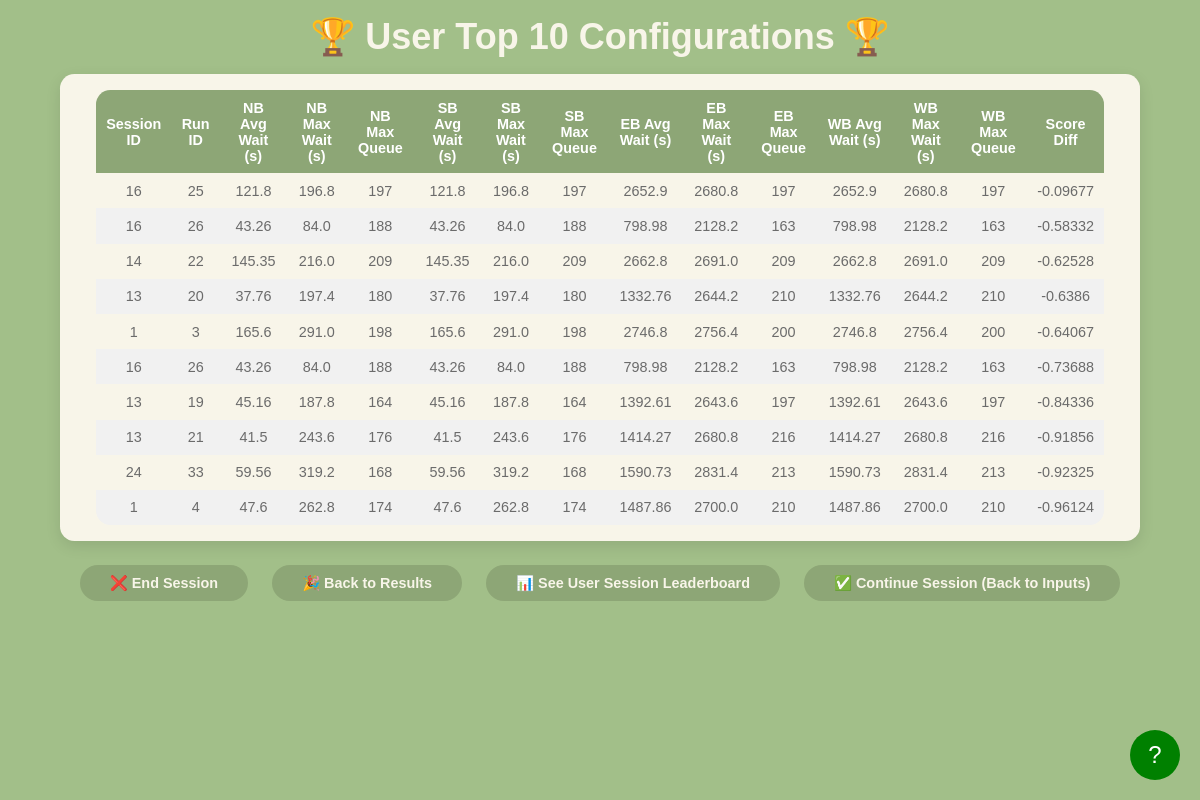
/leaderboards, run on an earlier commit of the app's database.
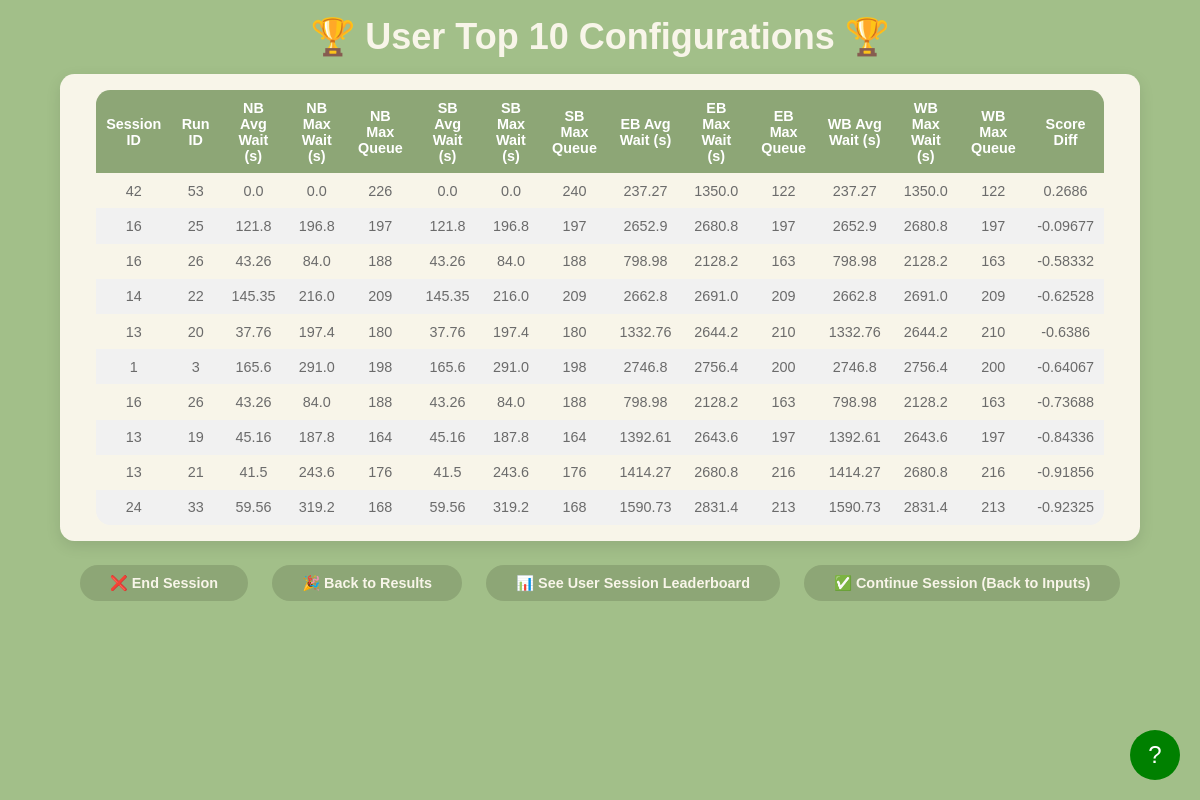
And on a later commit of the database.
### models.py (models this page shows, shortened)
class LeaderboardResult(db.Model):
    __tablename__ = 'leaderboard_results'
    id = db.Column(db.Integer, primary_key=True, autoincrement=True)
    run_id = db.Column(db.Integer, db.ForeignKey('configurations.run_id'), nullable=False)
    session_id = db.Column(db.Integer, db.ForeignKey('sessions.id'), nullable=False)
    avg_wait_time_north = db.Column(db.Float, nullable=False)
    max_wait_time_north = db.Column(db.Float, nullable=False)
    max_queue_length_north = db.Column(db.Integer, nullable=False)
    avg_wait_time_south = db.Column(db.Float, nullable=False)
    max_wait_time_south = db.Column(db.Float, nullable=False)
    max_queue_length_south = db.Column(db.Integer, nullable=False)
    avg_wait_time_east = db.Column(db.Float, nullable=False)
    max_wait_time_east = db.Column(db.Float, nullable=False)
    max_queue_length_east = db.Column(db.Integer, nullable=False)
    avg_wait_time_west = db.Column(db.Float, nullable=False)
    max_wait_time_west = db.Column(db.Float, nullable=False)
    max_queue_length_west = db.Column(db.Integer, nullable=False)

### app.py (the view)
@app.route('/leaderboards')
def leaderboards():
    results = get_all_time_best_configurations()
    print(results)
    return render_template('leaderboards.html', results=results)

### templates/leaderboards.html (shortened to what this page needs)
<!DOCTYPE html>
<html lang="en">
<head>
</head>
<body>
    <div class="header">
        <h1>🏆 User Top 10 Configurations 🏆</h1>
    </div>
    <div class="leaderboard-container">
        <table>
            <thead>
                <tr>
                    <th>Session ID</th>
                    <th>Run ID</th>
                    <th>NB Avg Wait (s)</th>
                    <th>NB Max Wait (s)</th>
                    <th>NB Max Queue</th>
                    <th>SB Avg Wait (s)</th>
                    <th>SB Max Wait (s)</th>
                    <th>SB Max Queue</th>
                    <th>EB Avg Wait (s)</th>
                    <th>EB Max Wait (s)</th>
                    <th>EB Max Queue</th>
                    <th>WB Avg Wait (s)</th>
                    <th>WB Max Wait (s)</th>
                    <th>WB Max Queue</th>
                    <th>Score Diff</th>
                </tr>
            </thead>
            <tbody>
                {% for result in results %}
                    <tr onclick="handleRowClick('{{ result.run_id }}', '{{ result.session_id }}')">
                        <td>{{ result.session_id }}</td>
                        <td>{{ result.run_id }}</td>
                        <td>{{ result.avg_wait_time_north|round(2) }}</td>
                        <td>{{ result.max_wait_time_north|round(2) }}</td>
                        <td>{{ result.max_queue_length_north }}</td>
                        <td>{{ result.avg_wait_time_south|round(2) }}</td>
                        <td>{{ result.max_wait_time_south|round(2) }}</td>
                        <td>{{ result.max_queue_length_south }}</td>
                        <td>{{ result.avg_wait_time_east|round(2) }}</td>
                        <td>{{ result.max_wait_time_east|round(2) }}</td>
                        <td>{{ result.max_queue_length_east }}</td>
                        <td>{{ result.avg_wait_time_west|round(2) }}</td>
                        <td>{{ result.max_wait_time_west|round(2) }}</td>
                        <td>{{ result.max_queue_length_west }}</td>
                        <td>{{ result.score_difference|round(5) }}</td>
                    </tr>
                {% endfor %}
            </tbody>
        </table>
    </div>
    <div class="nav-container">
        <a class="nav-button" id="endBtn" href="/index">❌ End Session</a>
        <a class="nav-button" id="results" href="/back_to_results">🎉 Back to Results</a>
        <a class="nav-button" href="/session_leaderboard">📊 See User Session Leaderboard</a>
        <a class="nav-button" id="backBtn" href="/parameters">✅ Continue Session (Back to Inputs)</a>
    </div>
    <div id="tutorial-button">?</div>
</body>
</html>

What changed in the data, as far as the page shows it:
no longer on this page (row unchanged): LeaderboardResult: session_id "1", run_id "4", avg_wait_time_north "47.6", max_wait_time_north "262.8", max_queue_length_north "174", avg_wait_time_south "47.6", max_wait_time_south "262.8", max_queue_length_south "174", avg_wait_time_east "1487.86", max_wait_time_east "2700.0", max_queue_length_east "210", avg_wait_time_west "1487.86", max_wait_time_west "2700.0", max_queue_length_west "210", score_difference "-0.96124"
added LeaderboardResult: session_id "42", run_id "53", avg_wait_time_north "0.0", max_wait_time_north "0.0", max_queue_length_north "226", avg_wait_time_south "0.0", max_wait_time_south "0.0", max_queue_length_south "240", avg_wait_time_east "237.27", max_wait_time_east "1350.0", max_queue_length_east "122", avg_wait_time_west "237.27", max_wait_time_west "1350.0", max_queue_length_west "122", score_difference "0.2686"
